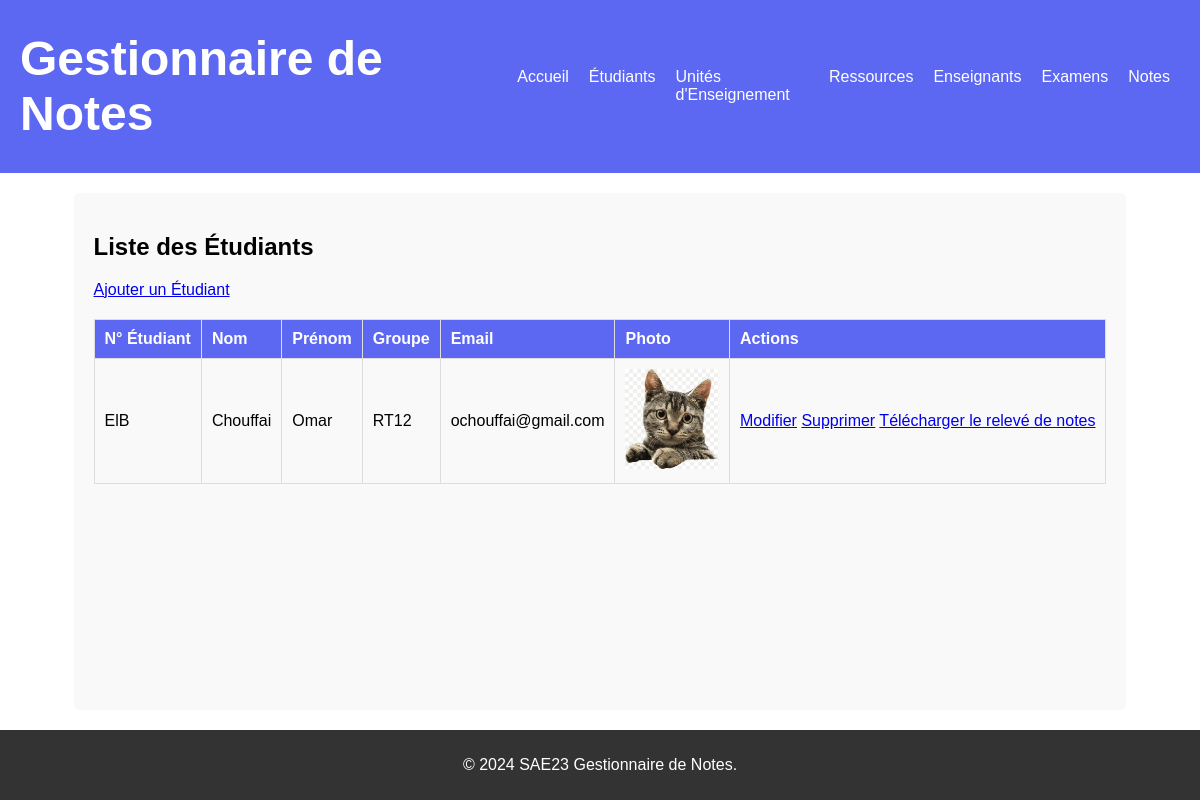
Page /etudiants/ on the earlier database version.
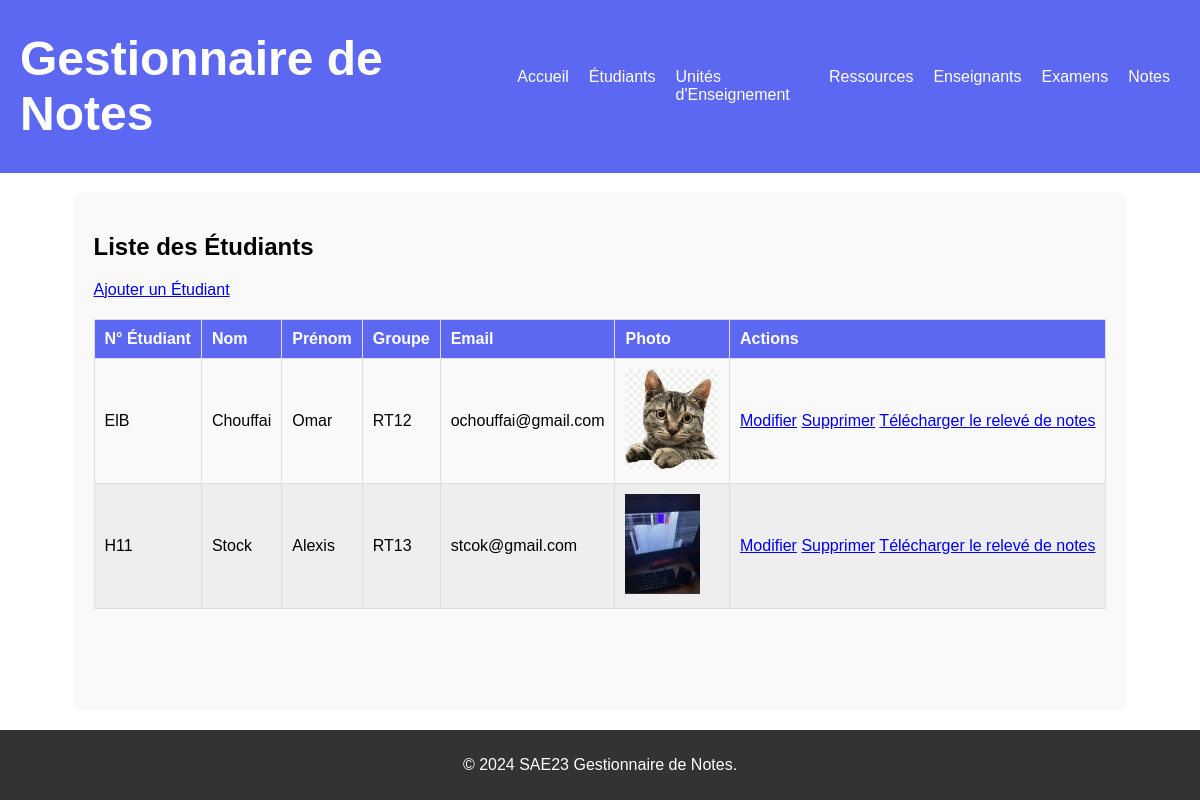
Same page on the later database version.
### gestionnaire_de_notes/models.py (models this page shows, shortened)
class Etudiant(models.Model):
    numero = models.CharField(max_length=30, unique=True)
    nom = models.CharField(max_length=30)
    prenom = models.CharField(max_length=30)
    groupe = models.CharField(max_length=30)
    photo = models.ImageField(upload_to='gestionnaire_de_notes/media/photo')
    email = models.EmailField(unique=True)

### gestionnaire_de_notes/views.py (the view)
# urls.py: path('etudiants/', views.etudiant_list, name='etudiant_list'),
def etudiant_list(request):
    etudiants = Etudiant.objects.all()
    return render(request, 'gestionnaire_de_notes/Etudiants/liste.html', {'etudiants': etudiants})

### gestionnaire_de_notes/templates/gestionnaire_de_notes/Etudiants/liste.html (shortened to what this page needs)
{% extends 'gestionnaire_de_notes/main.html' %}
{% block content %}
    <h2>Liste des Étudiants</h2>
    <a href="{% url 'etudiant_create' %}">Ajouter un Étudiant</a>
    <table>
        <thead>
            <tr>
                <th>N° Étudiant</th>
                <th>Nom</th>
                <th>Prénom</th>
                <th>Groupe</th>
                <th>Email</th>
                <th>Photo</th>
                <th>Actions</th>
            </tr>
        </thead>
        <tbody>
            {% for etudiant in etudiants %}
                <tr>
                    <td>{{ etudiant.numero }}</td>
                    <td>{{ etudiant.nom }}</td>
                    <td>{{ etudiant.prenom }}</td>
                    <td>{{ etudiant.groupe }}</td>
                    <td>{{ etudiant.email }}</td>
                    <td><img src="{{ etudiant.photo.url }}" alt="Photo de {{ etudiant.nom }}" height="100"></td>
                    <td>
                        <a href="{% url 'etudiant_update' etudiant.pk %}">Modifier</a>
                        <a href="{% url 'etudiant_delete' etudiant.pk %}">Supprimer</a>
                        <a href="{% url 'generate_pdf' etudiant.pk %}">Télécharger le relevé de notes</a>
                    </td>
                </tr>
            {% endfor %}
        </tbody>
    </table>
{% endblock %}

### gestionnaire_de_notes/templates/gestionnaire_de_notes/main.html (shortened to what this page needs)
<!DOCTYPE html>
<html lang="en">
<head>
    {% load static %}
    <link rel="stylesheet" href="{% static 'gestionnaire_de_notes/style.css' %}">
</head>
<body>
    <div class="container">
        <header>
            <div class="navbar">
                <h1 class="logo"><a>Gestionnaire de Notes</a></h1>
                <nav>
                    <ul>
                        <li><a href="{% url 'accueil' %}">Accueil</a></li>
                        <li><a href="{% url 'etudiant_list' %}">Étudiants</a></li>
                        <li><a href="{% url 'ue_list' %}">Unités d'Enseignement</a></li>
                        <li><a href="{% url 'ressourceue_list' %}">Ressources</a></li>
                        <li><a href="{% url 'enseignant_list' %}">Enseignants</a></li>
                        <li><a href="{% url 'examen_list' %}">Examens</a></li>
                        <li><a href="{% url 'note_list' %}">Notes</a></li>
                    </ul>
                </nav>
            </div>
        </header>
        <main>
            {% block content %}{% endblock %}
        </main>
        <footer>
            <p>&copy; 2024 SAE23 Gestionnaire de Notes.</p>
        </footer>
    </div>
</body>
</html>

### gestionnaire_de_notes/static/gestionnaire_de_notes/style.css (style rules this page uses)
html, body { height: 100%; margin: 0; padding: 0; font-family: Arial, sans-serif; }
body { display: flex; flex-direction: column; }
.container { display: flex; flex-direction: column; min-height: 100vh; }
header { background: #5c67f2; color: white; padding: 10px 0; }
.navbar { display: flex; justify-content: space-between; align-items: center; max-width: 1200px; margin: 0 auto; padding: 0 20px; }
.logo a { color: white; text-decoration: none; font-size: 1.5em; transition: transform 0.3s; }
nav ul { list-style: none; margin: 0; padding: 0; display: flex; }
nav ul li { margin: 0 10px; }
nav ul li a { color: white; text-decoration: none; font-size: 1em; transition: color 0.3s, transform 0.3s; }
main { flex: 1; max-width: 1200px; margin: 20px auto; padding: 20px; background: #f9f9f9; border-radius: 5px; }
footer { background: #333; color: white; text-align: center; padding: 10px 0; width: 100%; }
li { transition: transform 0.3s; }
table { width: 100%; border-collapse: collapse; margin-top: 20px; }
th, td { padding: 10px; border: 1px solid #ddd; text-align: left; }
th { background-color: #5c67f2; color: white; }
td { background-color: #f9f9f9; }
tr:nth-child(even) td { background-color: #eee; }

Differences in the rows shown:
added Etudiant: numero "H11", nom "Stock", prenom "Alexis", groupe "RT13", email "stcok@gmail.com", photo (picture)
